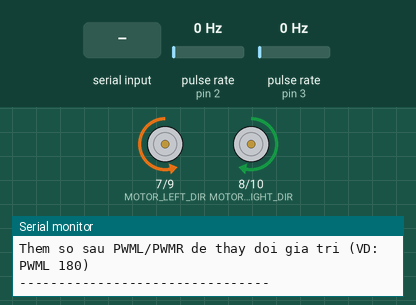
The sketch below on a simulated Arduino Nano, built with avr-gcc and run on an emulated ATmega328P. On the bench: direction and speed pins drawn as motors (green arrow = direction pin HIGH = forward, orange = LOW = backward, longer = more drive), the last lines printed to the serial monitor. Wiring (inferred from the names in the program): 2 × pulse sensor: data pin 2 / data pin 3. The inputs (shaded band) are chosen by the test bench; at power-on: pulse rate (sensors on pin 2, pin 3) 0 Hz.

Above: at 1.3 s.
1.4 s: "STOP\n" received over Serial
At 1.8 s:
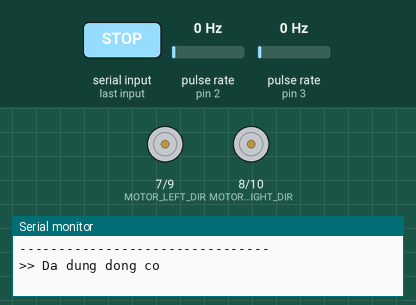
2.9 s: "PWML90\n" received over Serial
At 4.1 s:
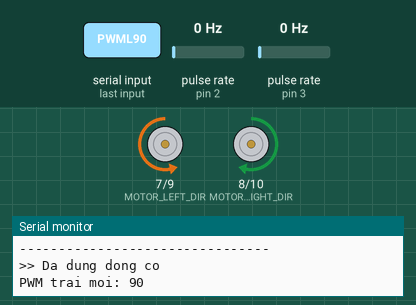
4.4 s: "PWMR90\n" received over Serial
At 5.4 s:
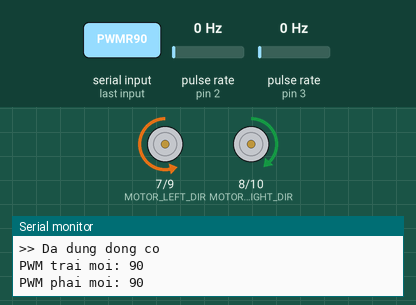
5.9 s: "PWML,45\n" received over Serial
At 6.5 s:
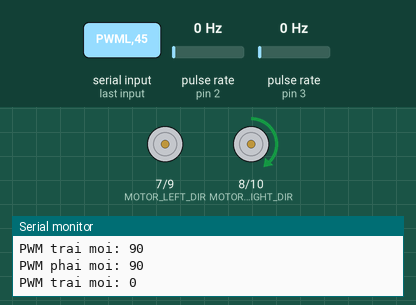
7.4 s: "PWMR,45\n" received over Serial
At 7.7 s:
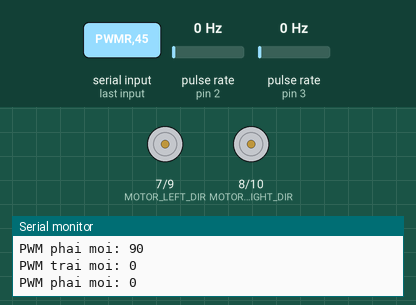
8.9 s: "PWML90\n" received over Serial
At 10.0 s:
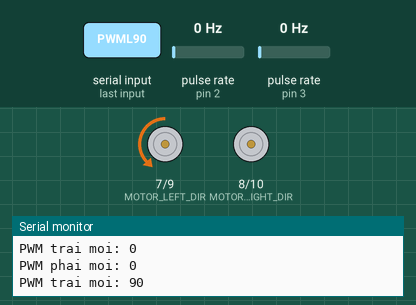
Timing chart, 0 to 11.4 s (numbered marks = the images above; inputs shaded):
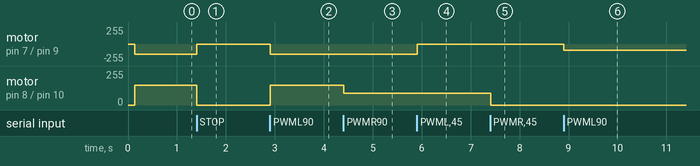

Measured:
- after the input at 1.4 s, motor on pin 7 (MOTOR_LEFT_DIR) / pin 9 (MOTOR_LEFT_PWM): backward 150/255 → stopped at once; motor on pin 8 (MOTOR_RIGHT_DIR) / pin 10 (MOTOR_RIGHT_PWM): forward 150/255 → stopped at once
- after the input at 2.9 s, motor on pin 7 (MOTOR_LEFT_DIR) / pin 9 (MOTOR_LEFT_PWM): stopped → backward 150/255 at once; motor on pin 8 (MOTOR_RIGHT_DIR) / pin 10 (MOTOR_RIGHT_PWM): stopped → forward 150/255 at once
- after the input at 4.4 s, motor on pin 8 (MOTOR_RIGHT_DIR) / pin 10 (MOTOR_RIGHT_PWM): forward 150/255 → forward 90/255 at once
- after the input at 5.9 s, motor on pin 7 (MOTOR_LEFT_DIR) / pin 9 (MOTOR_LEFT_PWM): backward 150/255 → stopped at once
- after the input at 7.4 s, motor on pin 8 (MOTOR_RIGHT_DIR) / pin 10 (MOTOR_RIGHT_PWM): forward 90/255 → stopped at once
- after the input at 8.9 s, motor on pin 7 (MOTOR_LEFT_DIR) / pin 9 (MOTOR_LEFT_PWM): stopped → backward 90/255 at once

The sketch:

Xung2banhPWM.ino
```cpp
#include <Arduino.h>

const uint8_t ENCODER_LEFT_CLK = 2;
const uint8_t ENCODER_RIGHT_CLK = 3;
const uint8_t MOTOR_LEFT_DIR = 7;
const uint8_t MOTOR_RIGHT_DIR = 8;
const uint8_t MOTOR_LEFT_PWM = 9;
const uint8_t MOTOR_RIGHT_PWM = 10;
const uint8_t BATTERY_PIN = A7;

// ===== Encoder & tốc độ =====
volatile long pulseCountLeft = 0;
volatile long pulseCountRight = 0;

const int PULSES_PER_REV = 20;
const int GEAR_RATIO = 30;
const float WHEEL_DIAMETER = 0.065;
const float WHEEL_CIRCUMFERENCE = PI * WHEEL_DIAMETER;

unsigned long lastSpeedTime = 0;
long lastPulseLeft = 0, lastPulseRight = 0;
float speedLeft = 0, speedRight = 0;

// ===== PWM hiện tại =====
int pwmLeft = 150;
int pwmRight = 150;

// ===== Serial input =====
String inputString = "";
bool commandReady = false;

// ===== Encoder ISR =====
void encoderLeftISR() { pulseCountLeft++; }
void encoderRightISR() { pulseCountRight++; }

// ===== Motor control =====
void setMotorSpeed(int left, int right) {
  pwmLeft = constrain(left, 0, 255);
  pwmRight = constrain(right, 0, 255);

  digitalWrite(MOTOR_LEFT_DIR, LOW);
  analogWrite(MOTOR_LEFT_PWM, pwmLeft);

  digitalWrite(MOTOR_RIGHT_DIR, HIGH);
  analogWrite(MOTOR_RIGHT_PWM, pwmRight);
}

void stopMotors() {
  analogWrite(MOTOR_LEFT_PWM, 0);
  analogWrite(MOTOR_RIGHT_PWM, 0);
}

// ===== Battery =====
float readBatteryVoltage() {
  int adcValue = analogRead(BATTERY_PIN);
  float voltage = adcValue * (5.0 / 1023.0) * 4.0; // chia áp 30k-10k
  return voltage;
}

int batteryPercent(float voltage) {
  int percent = map((int)(voltage * 100), 650, 840, 0, 100);
  return constrain(percent, 0, 100);
}

// ===== Velocity calc =====
void updateWheelSpeed() {
  unsigned long now = millis();
  if (now - lastSpeedTime >= 500) {
    long dL = pulseCountLeft - lastPulseLeft;
    long dR = pulseCountRight - lastPulseRight;

    float revL = (float)dL / (PULSES_PER_REV * GEAR_RATIO);
    float revR = (float)dR / (PULSES_PER_REV * GEAR_RATIO);

    speedLeft = (revL * WHEEL_CIRCUMFERENCE) / ((now - lastSpeedTime) / 1000.0);
    speedRight = (revR * WHEEL_CIRCUMFERENCE) / ((now - lastSpeedTime) / 1000.0);

    lastPulseLeft = pulseCountLeft;
    lastPulseRight = pulseCountRight;
    lastSpeedTime = now;
  }
}

// ===== Serial input =====
void serialEvent() {
  while (Serial.available()) {
    char inChar = (char)Serial.read();
    if (inChar == '\n' || inChar == '\r') {
      if (inputString.length() > 0) commandReady = true;
    } else {
      inputString += inChar;
    }
  }
}

// ===== Setup =====
void setup() {
  Serial.begin(9600);

  pinMode(MOTOR_LEFT_DIR, OUTPUT);
  pinMode(MOTOR_RIGHT_DIR, OUTPUT);
  pinMode(MOTOR_LEFT_PWM, OUTPUT);
  pinMode(MOTOR_RIGHT_PWM, OUTPUT);

  pinMode(ENCODER_LEFT_CLK, INPUT_PULLUP);
  pinMode(ENCODER_RIGHT_CLK, INPUT_PULLUP);

  attachInterrupt(digitalPinToInterrupt(ENCODER_LEFT_CLK), encoderLeftISR, RISING);
  attachInterrupt(digitalPinToInterrupt(ENCODER_RIGHT_CLK), encoderRightISR, RISING);

  Serial.println("=== HE THONG DA SAN SANG ===");
  Serial.println("Lenh: PWML [x], PWMR [x], ENDL, ENDR, VL, VR, PIN, STOP, START, RESET");
  Serial.println("Them so sau PWML/PWMR de thay doi gia tri (VD: PWML 180)");
  Serial.println("--------------------------------");

  setMotorSpeed(pwmLeft, pwmRight);  // xe chạy luôn
}

// ===== Loop =====
void loop() {
  updateWheelSpeed();

  if (commandReady) {
    inputString.trim();
    String cmd = inputString;
    inputString = "";
    commandReady = false;

    cmd.toUpperCase();

    // --- PWML ---
    if (cmd.startsWith("PWML")) {
      if (cmd.length() > 4) {
        int val = cmd.substring(4).toInt();
        pwmLeft = constrain(val, 0, 255);
        setMotorSpeed(pwmLeft, pwmRight);
        Serial.print("PWM trai moi: "); Serial.println(pwmLeft);
      } else {
        Serial.print("PWM trai hien tai: "); Serial.println(pwmLeft);
      }
    }
    // --- PWMR ---
    else if (cmd.startsWith("PWMR")) {
      if (cmd.length() > 4) {
        int val = cmd.substring(4).toInt();
        pwmRight = constrain(val, 0, 255);
        setMotorSpeed(pwmLeft, pwmRight);
        Serial.print("PWM phai moi: "); Serial.println(pwmRight);
      } else {
        Serial.print("PWM phai hien tai: "); Serial.println(pwmRight);
      }
    }
    // --- Encoder ---
    else if (cmd == "ENDL") {
      Serial.print("So vong quay trai: ");
      Serial.println((float)pulseCountLeft / (PULSES_PER_REV * GEAR_RATIO), 3);
    }
    else if (cmd == "ENDR") {
      Serial.print("So vong quay phai: ");
      Serial.println((float)pulseCountRight / (PULSES_PER_REV * GEAR_RATIO), 3);
    }
    // --- Velocity ---
    else if (cmd == "VL") {
      Serial.print("Van toc trai: "); Serial.print(speedLeft, 3); Serial.println(" m/s");
    }
    else if (cmd == "VR") {
      Serial.print("Van toc phai: "); Serial.print(speedRight, 3); Serial.println(" m/s");
    }
    // --- Pin ---
    else if (cmd == "PIN") {
      float v = readBatteryVoltage();
      Serial.print("Pin: "); Serial.print(v, 2);
      Serial.print("V | "); Serial.print(batteryPercent(v)); Serial.println("%");
    }
    // --- STOP ---
    else if (cmd == "STOP") {
      stopMotors();
      Serial.println(">> Da dung dong co");
    }
    // --- START ---
    else if (cmd == "START") {
      setMotorSpeed(pwmLeft, pwmRight);
      Serial.println(">> Xe da chay lai");
    }
    else {
      Serial.println("Lenh khong hop le!");
    }
  }
}
```
